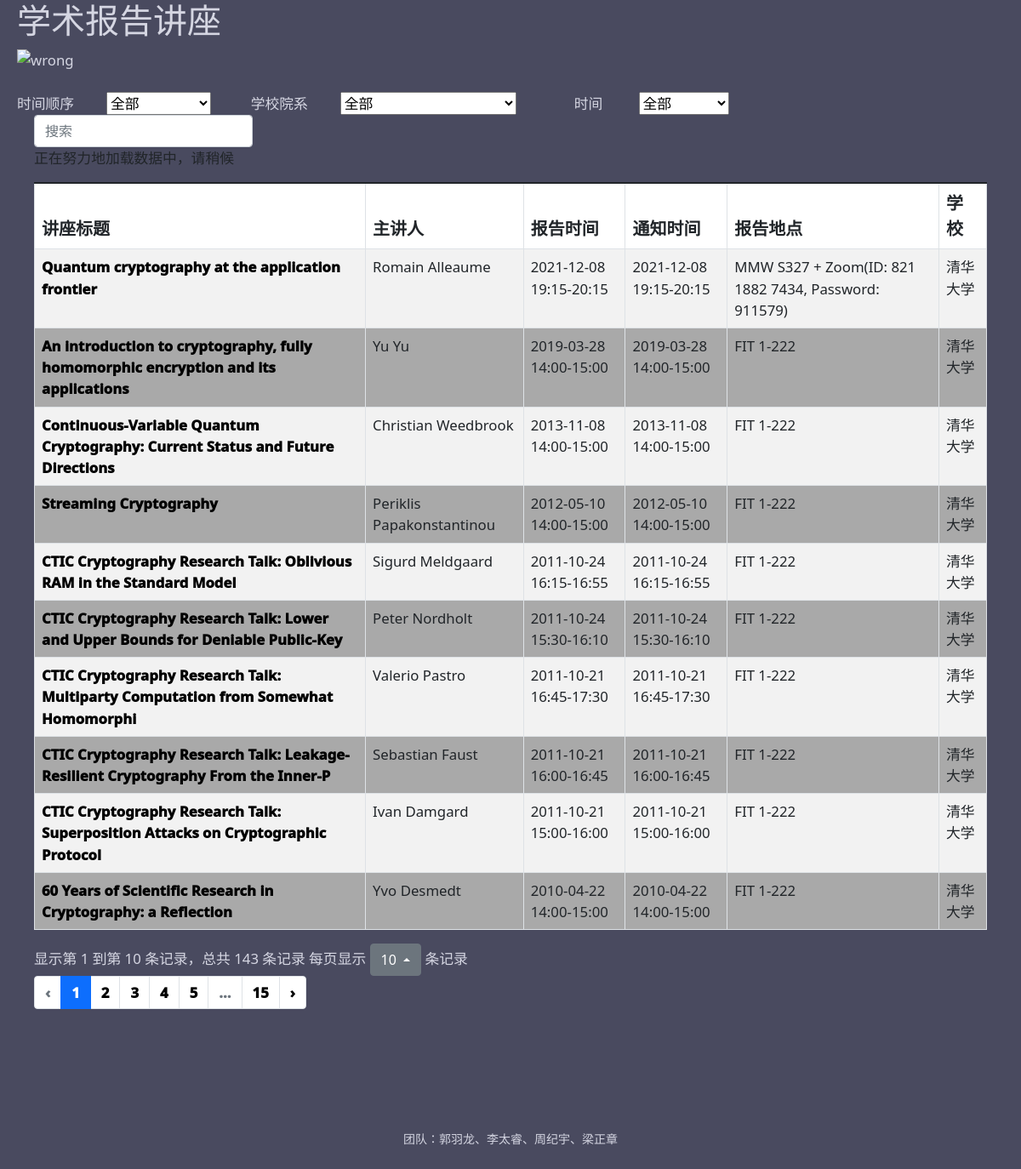
The page / on the database its author committed.
### tables this page shows
CREATE TABLE inf(university text,link text PRIMARY KEY,title text,time text,speaker text,place text, rel_time text);

### app.py (the view)
@app.route('/')
def website1():  # put application's code here
    sql = '''select *
         from inf


        '''
    datalist = use_db(sql)
    import json
    return render_template("index.html", reports=datalist)

### app.py (called while the page is built)
def use_db(sql_order):
    conn = sqlite3.connect('lecture.db')
    datalist = []
    cur = conn.cursor()
    cur.execute(sql_order)
    results = cur.fetchall()
    for row in results:
        datalist.append(row)
    conn.commit()
    conn.close()
    return datalist

### templates/index.html (shortened to what this page needs)
<!DOCTYPE html>
<html lang="en">
<head>
    <link rel="stylesheet" href="/static/css/style.css">
    <link rel="stylesheet" href="/static/css">
    <link href="https://cdn.jsdelivr.net/npm/bootstrap@5.1.3/dist/css/bootstrap.min.css" rel="stylesheet"
>
    <link rel="stylesheet" href="https://cdn.jsdelivr.net/npm/bootstrap-icons@1.7.2/font/bootstrap-icons.css">
    <link rel="stylesheet" href="https://unpkg.com/bootstrap-table@1.20.2/dist/bootstrap-table.min.css">
    <link rel="stylesheet" href="/static/src/jquery.page.css">
</head>
<body style="margin-left: 20px; margin-right: 20px; ">
<h1 class="content">学术报告讲座</h1>
<div>
    <img
            src="https://www.cs.tsinghua.edu.cn/images/list-banner.png"
            height="120px"
            width="1350"
    alt="wrong"
    />
</div>
<br/>
<span class="kg">时间顺序</span
>&emsp; &emsp;<label>
    <select onchange="window.open(this.options[this.selectedIndex].value)">
        <option value="/">全部</option>
    </select>
</label>
<span class="kg">学校院系</span
>&emsp; &emsp;<label for=""></label><select onchange="window.open(this.options[this.selectedIndex].value)">
    <option value="/" selected>全部</option>
</select>
&emsp; &emsp; &emsp; 时间&emsp; &emsp;
    <select onchange="window.open(this.options[this.selectedIndex].value)">
        <option value="/">全部</option>
    </select>
<div style="margin-left: 20px; margin-right: 20px; ">
<table
        id='table_page'
        class="table-striped"
>
    {% for report in reports %}
        <tr>
            <th><a href="{{ report[1] }}" target="_blank">
                {{ report[2] }} </a></th>
            <th>{{ report[4] }}</th>
            <th>{{ report[6] }}</th>
            <th>{{ report[3] }}</th>
            <th>{{ report[5] }}</th>
            <th >{{ report[0] }}</th>
        </tr>
    {% endfor %}
</table>
</div>
<br><br><br>
<div style="text-align:center;margin:50px 0; font:normal 14px/24px 'MicroSoft YaHei';">
<p>团队：郭羽龙、李太睿、周纪宇、梁正章</p>
</div>
</body>
</html>

### static/css/style.css (style rules this page uses)
tr:nth-child(odd) { background-color: #ffffff; }
tr:nth-child(even) { background-color: rgb(169, 169, 169); }
a { font-weight: 1000; color: #000000; }
a:link { text-decoration: none; color:black; }

### rows shown on the page
inf: title "Quantum cryptography at the application frontier", speaker "Romain Alleaume", rel_time "2021-12-08 19:15-20:15", time "2021-12-08 19:15-20:15", place "MMW S327 + Zoom(ID: 821 1882 7434, Password: 911579)", university "清华大学"
inf: title "An introduction to cryptography, fully homomorphic encryption and its applications", speaker "Yu Yu", rel_time "2019-03-28 14:00-15:00", time "2019-03-28 14:00-15:00", place "FIT 1-222", university "清华大学"
inf: title "Continuous-Variable Quantum Cryptography: Current Status and Future Directions", speaker "Christian Weedbrook", rel_time "2013-11-08 14:00-15:00", time "2013-11-08 14:00-15:00", place "FIT 1-222", university "清华大学"
inf: title "Streaming Cryptography", speaker "Periklis Papakonstantinou", rel_time "2012-05-10 14:00-15:00", time "2012-05-10 14:00-15:00", place "FIT 1-222", university "清华大学"
inf: title "CTIC Cryptography Research Talk: Oblivious RAM in the Standard Model", speaker "Sigurd Meldgaard", rel_time "2011-10-24 16:15-16:55", time "2011-10-24 16:15-16:55", place "FIT 1-222", university "清华大学"
inf: title "CTIC Cryptography Research Talk: Lower and Upper Bounds for Deniable Public-Key", speaker "Peter Nordholt", rel_time "2011-10-24 15:30-16:10", time "2011-10-24 15:30-16:10", place "FIT 1-222", university "清华大学"
inf: title "CTIC Cryptography Research Talk: Multiparty Computation from Somewhat Homomorphi", speaker "Valerio Pastro", rel_time "2011-10-21 16:45-17:30", time "2011-10-21 16:45-17:30", place "FIT 1-222", university "清华大学"
inf: title "CTIC Cryptography Research Talk: Leakage-Resilient Cryptography From the Inner-P", speaker "Sebastian Faust", rel_time "2011-10-21 16:00-16:45", time "2011-10-21 16:00-16:45", place "FIT 1-222", university "清华大学"
inf: title "CTIC Cryptography Research Talk: Superposition Attacks on Cryptographic Protocol", speaker "Ivan Damgard", rel_time "2011-10-21 15:00-16:00", time "2011-10-21 15:00-16:00", place "FIT 1-222", university "清华大学"
inf: title "60 Years of Scientific Research in Cryptography: a Reflection", speaker "Yvo Desmedt", rel_time "2010-04-22 14:00-15:00", time "2010-04-22 14:00-15:00", place "FIT 1-222", university "清华大学"
